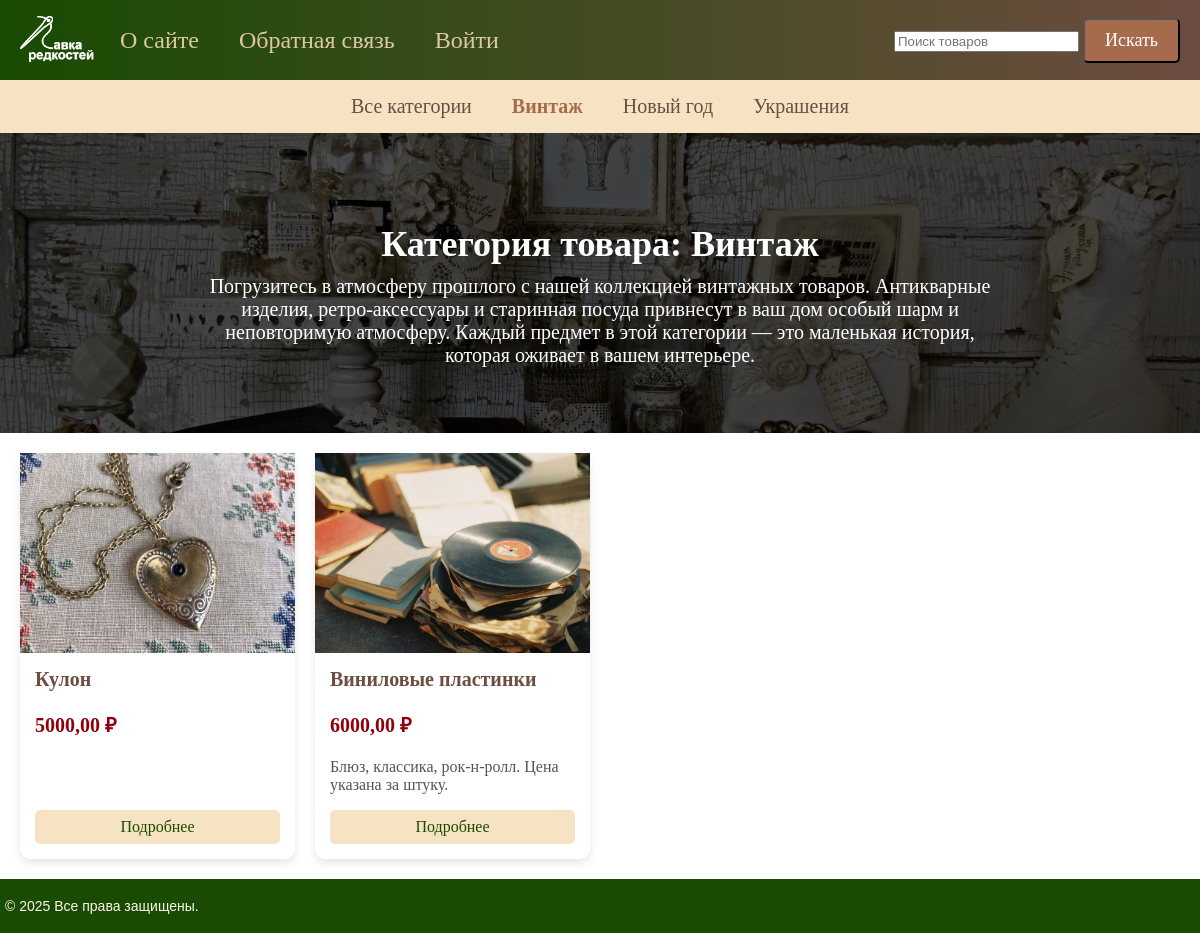
Screenshot of /products/category/vintazh/ with the database file from the repository.
### products/models.py (models this page shows, shortened)
class Category(models.Model):
    name = models.CharField(max_length=100, db_index=True,
                            verbose_name="Загловок")
    slug = models.SlugField(max_length=255, unique=True, db_index=True,
                            verbose_name="Слаг")
    def get_absolute_url(self):
        return reverse('category', kwargs={'category_slug': self.slug})
    class Meta:
        verbose_name = 'Категория товаров'
        verbose_name_plural = 'Категории товаров'

class CategoryDetails(models.Model):
    category = models.OneToOneField(Category, on_delete=models.CASCADE,
                                    related_name='details')
    description = models.TextField(blank=True, verbose_name="Описание")
    banner_image = models.ImageField()
    class Meta:
        verbose_name = 'Описание категории'
        verbose_name_plural = 'Описания категорий'

class Product(models.Model):
    class Status(models.IntegerChoices):
        DRAFT = 0, 'Скрыто'
        PUBLISHED = 1, 'Опубликовано'
    objects = models.Manager()
    published = PublishedModel()
    title = models.CharField(max_length=255, verbose_name="Название")
    content = models.TextField(blank=True, verbose_name="Описание")
    price = models.DecimalField(max_digits=10, decimal_places=2,
                                blank=False, null=False, verbose_name="Цена")
    image = models.ImageField(upload_to="product_images/",
                              verbose_name="Изображение")
    is_published = models.BooleanField(
        choices=tuple(map(lambda x: (bool(x[0]), x[1]), Status.choices)),
        default=Status.DRAFT, verbose_name="Состояние")
    slug = models.SlugField(max_length=255, db_index=True, unique=True)
    category = models.ForeignKey(Category, on_delete=models.CASCADE,
                                 verbose_name="Категория")
    tags = models.ManyToManyField('TagProduct', blank=True,
                                  related_name='tags', verbose_name="Теги")
    class Meta:
        verbose_name = 'Товар'
        verbose_name_plural = 'Товары'

### products/views.py (the view)
class ProductCategory(DataMixin, ListView):
    model = Product
    template_name = 'products/category_detail.html'
    context_object_name = 'products'
    allow_empty = False
    def get_queryset(self):
        return Product.published.filter(category__slug=self.kwargs[
            'category_slug']).select_related('category')
    def get_context_data(self, **kwargs):
        context = super().get_context_data(**kwargs)
        category = context['products'][0].category
        return self.get_mixin_context(context,
                                      title='Категория - ' + category.name,
                                      cat_selected=category.pk,
                                      category=category
                                      )

### core/templatetags/menu_tags.py (called while the page is built)
@register.inclusion_tag('core/menu.html')
def show_menu():
    menu = [
        {'title': "О сайте", 'url_name': 'about_us'},
        {'title': "Обратная связь", 'url_name': 'contact'},
        {'title': "Войти", 'url_name': 'login'},
    ]
    return {'menu': menu}

### products/converters.py (called while the page is built)
    def to_python(self, value):
        return value

    def to_url(self, value):
        return value

### products/models.py (called while the page is built)
    def get_queryset(self):
        return super().get_queryset().filter(
            is_published=Product.Status.PUBLISHED)

### products/templatetags/products_tags.py (called while the page is built)
@register.inclusion_tag('products/list.html')
def show_categories(cat_selected=0):
    categories = Category.objects.annotate(
        total=Count("product")).filter(total__gt=0)
    return {"categories": categories, 'cat_selected': cat_selected}

### products/utils.py (called while the page is built)
    def get_mixin_context(self, context, **kwargs):
        if self.title_page:
            context['title'] = self.title_page
        context['cat_selected'] = None
        context.update(kwargs)
        return context

### products/templates/products/category_detail.html
{% extends 'base.html' %}
{% load static %}
{% block content %}
{% if category.details %}
      {% if category.details.banner_image %}
      <div class="banner" style="background-image: linear-gradient(rgba(0, 0, 0, 0.7), rgba(0, 0, 0, 0.7)), url('{% static 'core/images/' %}{{ category.details.banner_image }}');">
               {% if category.details.description %}
                <div class="banner-content">
                  <h1>Категория товара: {{category.name}}</h1>
                  <p>{{ category.details.description }}</p>
                </div>
              {% endif %}
          </div>
      {% endif %}
    {% endif %}
<div class="container">
    {% if products %}
    <div class="grid">
        {% for p in products %}
        <div class="card">
            <img src="{{ p.image.url }}" alt="{{ p.title }}">
              <div class="card-body">
                <div class="card-content">
                  <h5 class="card-title">{{ p.title }}</h5>
                  <p class="product-price">{{ p.price }} ₽</p>
                  <div class="card-text">
                    {% autoescape off %}
                    {{ p.content|linebreaks|truncatewords:10 }}
                    {% endautoescape %}
                  </div>
                </div>
                <a href="{% url 'product_detail' p.slug %}" class="btn">Подробнее</a>
              </div>
          </div>
        {% endfor %}
    </div>
    {% else %}
    <p>Нет товаров в этой категории.</p>
    {% endif %}
</div>
{% endblock %}

### products/templates/products/list.html
{% for cat in categories %}
    {% if cat.id == cat_selected %}
        <li class="selected">{{cat.name}}</li>
    {% else %}
        <li><a href="{{ cat.get_absolute_url }}">{{cat.name}}</a></li>
    {% endif %}
{% endfor %}

### core/static/core/css/styles.css (style rules this page uses)
html, body { font-family: 'Times New Roman'; margin: 0; padding: 0; height: 100%; width: 100%; color: #6D4C41; }
a { color: #6A8CA3; text-decoration: none; }
img { max-width: 600px; height: auto; }
.content-text h1 { font-size: 32px; color: #A66A4C; }
.container { max-width: 1200px; margin: 0 auto; padding: 20px; }
.grid { display: grid; grid-template-columns: repeat(4, 1fr); gap: 20px; }
.card { background: white; border-radius: 10px; box-shadow: 0 4px 8px rgba(0, 0, 0, 0.1); height: 100%; display: flex; flex-direction: column; }
.card img { width: 100%; height: 200px; object-fit: cover; }
.card-body { display: flex; flex-direction: column; flex-grow: 1; padding: 15px; }
.card-content { flex-grow: 1; }
.card-title { font-size: 20px; margin: 0 0 10px; }
.card-text { font-size: 16px; color: #555; }
.btn { display: block; text-align: center; padding: 8px; background: #F5E3C3; color: #194b02; text-decoration: none; border-radius: 5px; transition: background-color 0.3s ease; font-family: 'Times New Roman'; font-size: 16px; }
.banner { background-size: cover; background-position: center; width: 100%; height: 300px; color: white; display: flex; justify-content: center; align-items: center; }
.banner h1 { font-size: 36px; margin-bottom: 10px; text-align: center; color: #ffffff; }
.banner p { font-size: 20px; color: #ffffff; text-align: center; max-width: 800px; margin: 0 auto; }
#categories-list li { margin: 0 20px; font-size: 20px; }
#categories-list li a { text-decoration: none; color: #6D4C41; transition: background-color 0.3s ease; }
#categories-list .selected { font-weight: bold; color: #A66A4C; }
.product-price { font-size: 20px; font-family: 'Georgia', serif; font-weight: bold; color: #8e000c; text-transform: uppercase; }

### rows the page displays
Category: name "Винтаж", details.banner_image (picture), details.description "Погрузитесь в атмосферу прошлого с нашей коллекцией винтажных товаров. Антикварные изделия, ретро-аксессуары и старинная посуда привнесут в ваш дом особый шарм и неповторимую атмосферу. Каждый предмет в этой категории — это маленькая история, которая оживает в вашем интерьере."
Category: name "Новый год"
Category: name "Украшения"
Product: image (picture), title "Кулон", price "5000,00"
Product: image (picture), title "Виниловые пластинки", price "6000,00", content "Блюз, классика, рок-н-ролл. Цена указана за штуку."

### other values shown
{{ m.title }} "О сайте" "Обратная связь"
{{ m.title }} "Войти"
